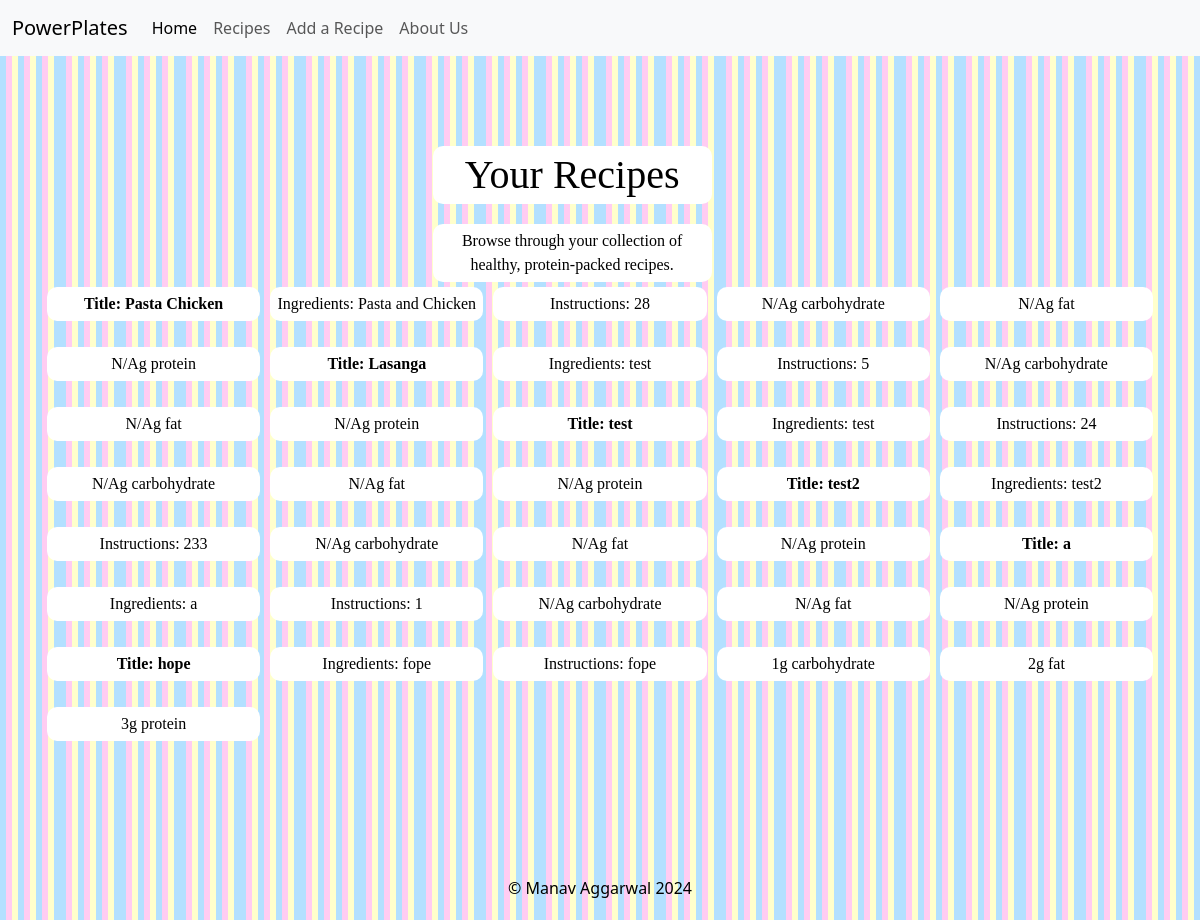
Page /recipes/ (signed in) on the committed database.
### myapp/models.py (models this page shows)
class Recipe(models.Model):
    title = models.CharField(max_length=100)
    ingredients = models.TextField()
    instructions = models.TextField()
    carbohydrates = models.IntegerField(null=True,blank=True)
    fats = models.IntegerField(null=True,blank=True)
    proteins = models.IntegerField(null=True,blank=True)

### myapp/views.py (the view)
# urls.py: path('recipes/', views.recipes, name='recipe'),
@login_required
def recipes(request):
    all_recipes = Recipe.objects.all()
    return render(request, 'recipe.html', {'recipes': all_recipes})

### myapp/templates/recipe.html
{% extends "index.html" %}
{% load static $}
{% block title %}Recipes - PowerPlates{% endblock %}
{% block content %}
    <h1 class="recipetitle">Your Recipes</h1>
    <p class="sidenote">Browse through your collection of healthy, protein-packed recipes.</p>
     <div class="food">
        {% for recipe in recipes %}
        <p class="foodtitle" style="font-weight: bold;">Title: {{ recipe.title }}</li>
        <p>Ingredients: {{ recipe.ingredients }}</p>
        <p>Instructions: {{ recipe.instructions }}</p>
        <p> {{ recipe.carbohydrates|default:"N/A" }}g carbohydrate</p>
        <p> {{ recipe.fats|default:"N/A" }}g fat</p>
        <p> {{ recipe.proteins|default:"N/A" }}g protein</p>
        {% endfor %}
    </div>
{% endblock %}

### myapp/templates/index.html (shortened to what this page needs)
<!DOCTYPE html>
{% load static %}
<html lang="en">
<head>
<link href="https://cdn.jsdelivr.net/npm/bootstrap@5.3.3/dist/css/bootstrap.min.css" rel="stylesheet">
<link rel="stylesheet" type="text/css" href="{% static 'style.css' %}">
</head>
<body>
<header>
<nav class="navbar navbar-expand-lg bg-body-tertiary">
    <div class="container-fluid">
      <a class="navbar-brand" href="{% url 'home' %}">PowerPlates</a>
      <div class="collapse navbar-collapse" id="navbarNav">
        <ul class="navbar-nav">
          <li class="nav-item">
            <a class="nav-link active" aria-current="page" href="{% url 'home' %}">Home</a>
          </li>
          <li class="nav-item">
            <a class="nav-link" href="{% url 'recipe' %}">Recipes</a>
          </li>
          <li class="nav-item">
            <a class="nav-link" href="{% url 'add_recipe' %}">Add a Recipe</a>
          </li>
          <li class="nav-item">
            <a class="nav-link" href="{% url 'about' %}">About Us</a>
          </li>
        </ul>
      </div>
    </div>
  </nav>
</header>
<main role="main" class="container" style="padding-top: 70px;">
    {% block content %}{% endblock %}
</main>
    <footer>&copy; Manav Aggarwal 2024</footer>
</body>
</html>

### myapp/static/style.css (style rules this page uses)
html, body { margin: 0; padding: 0; height: 100%; width: 100%; }
h1, p { position: relative; color: black; text-align: center; padding: 20px; z-index: 1; }
footer { color: #000000; text-align: center; padding: 20px; }
.container { position: relative; width: 100%; height: 100vh; overflow: hidden; }
.navbar { z-index: 1000; position: relative; }
body { background: repeating-linear-gradient( 90deg, #b3e0ff, #b3e0ff 10%, #ffccf2 10%, #ffccf2 20%, #ffffcc 20%, #ffffcc 30% ); background-size: 60px 100%; }
.recipetitle { font-family: Georgia, 'Times New Roman', Times, serif; background-color: white; border-radius: 10px; padding: 5px; margin: 20px 0 0 35%; width: 25%; }
.sidenote { font-family: Georgia, 'Times New Roman', Times, serif; background-color: white; border-radius: 10px; padding: 5px; margin: 20px 0 0 35%; width: 25%; }
.food { font-family: Georgia, 'Times New Roman', Times, serif; display: grid; grid-template-columns: repeat(auto-fill, minmax(200px, 1fr)); gap: 10px; padding: 5px; }
.food p { background-color: white; border-radius: 10px; padding: 5px; }

### rows in the picture
Recipe: title "Pasta Chicken", ingredients "Pasta and Chicken", instructions "28", carbohydrates "N/A", fats "N/A", proteins "N/A"
Recipe: title "Lasanga", ingredients "test", instructions "5", carbohydrates "N/A", fats "N/A", proteins "N/A"
Recipe: title "test", ingredients "test", instructions "24", carbohydrates "N/A", fats "N/A", proteins "N/A"
Recipe: title "test2", ingredients "test2", instructions "233", carbohydrates "N/A", fats "N/A", proteins "N/A"
Recipe: title "a", ingredients "a", instructions "1", carbohydrates "N/A", fats "N/A", proteins "N/A"
Recipe: title "hope", ingredients "fope", instructions "fope", carbohydrates "1", fats "2", proteins "3"
